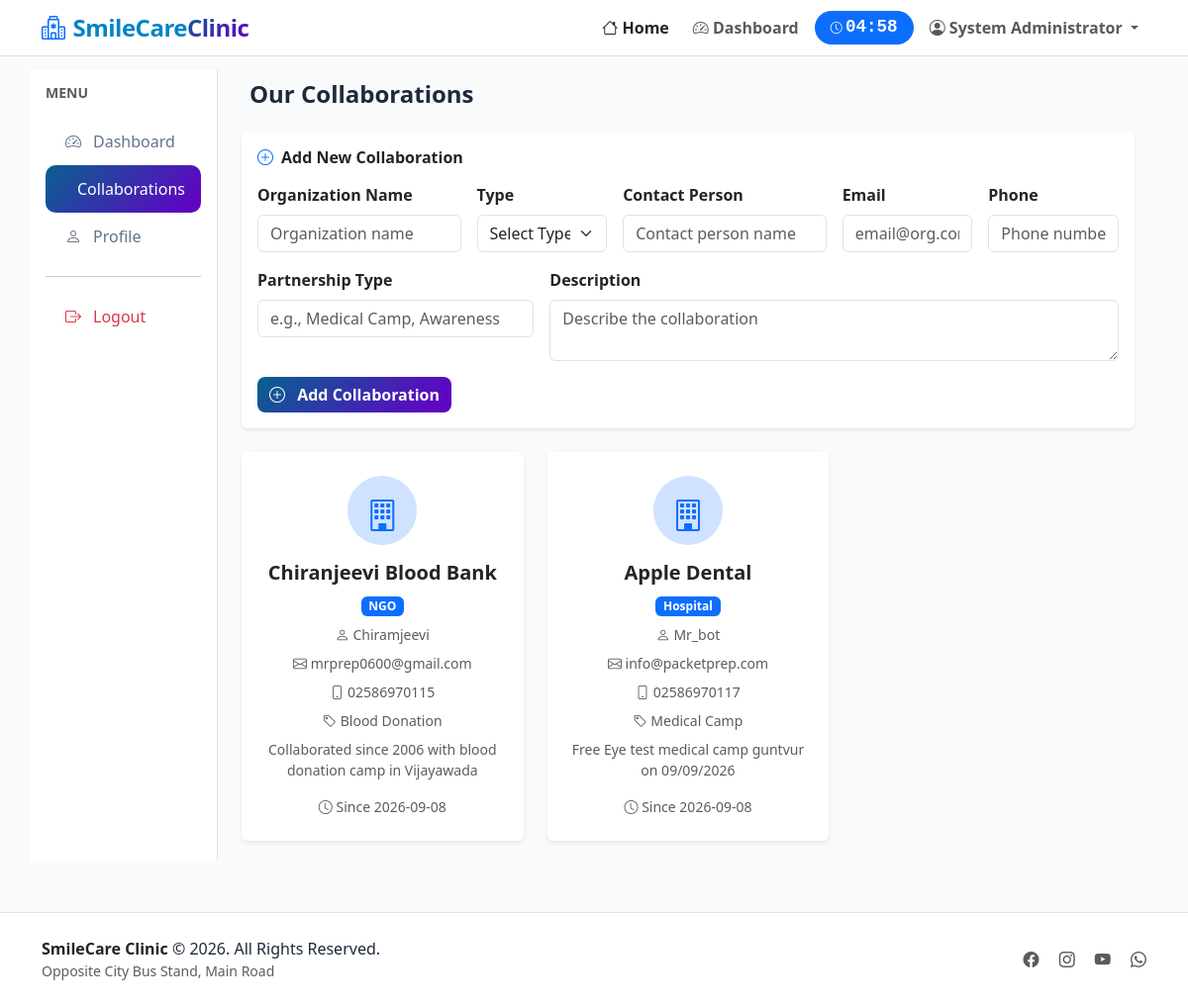
Screenshot of /collaborations (signed in) with the database file from the repository.
### tables this page shows
CREATE TABLE collaborations(
            id INTEGER PRIMARY KEY AUTOINCREMENT,
            org_name TEXT NOT NULL,
            org_type TEXT NOT NULL,
            contact_person TEXT NOT NULL,
            email TEXT NOT NULL,
            phone TEXT,
            partnership_type TEXT,
            description TEXT,
            joined_date TIMESTAMP DEFAULT CURRENT_TIMESTAMP,
            is_active INTEGER DEFAULT 1
        );

### app.py (the view)
@app.route('/collaborations')
def collaborations():
    conn = get_connect()
    cursor = conn.cursor()
    collabs = cursor.execute('''
        SELECT * FROM collaborations
        WHERE is_active = 1
        ORDER BY joined_date DESC
    ''').fetchall()
    conn.close()
    return render_template('collaborations.html', collaborations=collabs)

### app.py (called while the page is built)
def get_connect():
    conn = sqlite3.connect(db_name)
    conn.row_factory = sqlite3.Row
    return conn

@app.context_processor
def inject_session_time():
    login_time = session.get('login_time')
    if login_time:
        elapsed = int(time.time() - login_time)
        remaining = max(0, 300 - elapsed)
        minutes = remaining // 60
        seconds = remaining % 60
        time_left = f"{minutes:02d}:{seconds:02d}"
        return {'session_time_left': time_left, 'is_logged_in': 'user_id' in session}
    return {'session_time_left': '00:00', 'is_logged_in': False}

### templates/collaborations.html (shortened to what this page needs)
{% extends "base.html" %}
{% block content %}
<div class="container">
    <div class="row">
        {% if session.get('user_id') %}
        <div class="col-lg-2 col-md-3 bg-white vh-100 p-0 border-end" style="position: sticky; top: 70px; height: calc(100vh - 70px); overflow-y: auto;">
            <div class="p-3">
                <h6 class="text-muted text-uppercase small fw-bold mb-3">Menu</h6>
                {% if session.get('user_role') == 'admin' %}
                <a href="{{ url_for('admin_dashboard') }}" class="sidebar-link">
                    <i class="bi bi-speedometer2"></i> Dashboard
                </a>
                {% else %}
                <a href="{{ url_for('user_dashboard') }}" class="sidebar-link">
                    <i class="bi bi-speedometer2"></i> Dashboard
                </a>
                {% endif %}
                <a href="{{ url_for('collaborations') }}" class="sidebar-link active">
                     Collaborations
                </a>
                <a href="{{ url_for('profile') }}" class="sidebar-link">
                    <i class="bi bi-person"></i> Profile
                </a>
                <hr>
                <a href="{{ url_for('logout') }}" class="sidebar-link text-danger">
                    <i class="bi bi-box-arrow-right"></i> Logout
                </a>
            </div>
        </div>
        <div class="col-lg-10 col-md-9 p-4">
        {% else %}
        <div class="col-12 p-4">
        {% endif %}
            <h4 class="fw-bold mb-4">Our Collaborations</h4>
            {% if session.get('user_role') == 'admin' %}
            <div class="card border-0 shadow-sm mb-4">
                <div class="card-body">
                    <h6 class="fw-bold mb-3"><i class="bi bi-plus-circle text-primary me-2"></i>Add New Collaboration</h6>
                    <form method="POST" action="{{ url_for('add_collaboration') }}">
                        <div class="row g-3">
                            <div class="col-md-3">
                                <label class="form-label fw-semibold">Organization Name</label>
                                <input type="text" class="form-control" name="org_name" placeholder="Organization name" required>
                            </div>
                            <div class="col-md-2">
                                <label class="form-label fw-semibold">Type</label>
                                <select class="form-select" name="org_type" required>
                                    <option value="">Select Type</option>
                                </select>
                            </div>
                            <div class="col-md-3">
                                <label class="form-label fw-semibold">Contact Person</label>
                                <input type="text" class="form-control" name="contact_person" placeholder="Contact person name" required>
                            </div>
                            <div class="col-md-2">
                                <label class="form-label fw-semibold">Email</label>
                                <input type="email" class="form-control" name="email" placeholder="email@org.com" required>
                            </div>
                            <div class="col-md-2">
                                <label class="form-label fw-semibold">Phone</label>
                                <input type="tel" class="form-control" name="phone" placeholder="Phone number">
                            </div>
                            <div class="col-md-4">
                                <label class="form-label fw-semibold">Partnership Type</label>
                                <input type="text" class="form-control" name="partnership_type" placeholder="e.g., Medical Camp, Awareness">
                            </div>
                            <div class="col-md-8">
                                <label class="form-label fw-semibold">Description</label>
                                <textarea class="form-control" name="description" rows="2" placeholder="Describe the collaboration"></textarea>
                            </div>
                            <div class="col-12">
                                <button type="submit" class="btn btn-custom">
                                    <i class="bi bi-plus-circle me-2"></i> Add Collaboration
                                </button>
                            </div>
                        </div>
                    </form>
                </div>
            </div>
            {% endif %}
            <div class="row g-4">
                {% if collaborations %}
                    {% for collab in collaborations %}
                    <div class="col-md-4">
                        <div class="card border-0 shadow-sm card-hover h-100">
                            <div class="card-body text-center p-4">
                                <div class="bg-primary-subtle rounded-circle p-3 mx-auto mb-3" style="width: 70px; height: 70px;">
                                    <i class="bi bi-building fs-2 text-primary"></i>
                                </div>
                                <h5 class="fw-bold">{{ collab.org_name }}</h5>
                                <span class="badge bg-primary mb-2">{{ collab.org_type }}</span>
                                <p class="small text-muted mb-2">
                                    <i class="bi bi-person"></i> {{ collab.contact_person }}
                                </p>
                                <p class="small text-muted mb-2">
                                    <i class="bi bi-envelope"></i> {{ collab.email }}
                                </p>
                                {% if collab.phone %}
                                <p class="small text-muted mb-2">
                                    <i class="bi bi-phone"></i> {{ collab.phone }}
                                </p>
                                {% endif %}
                                <p class="small text-muted mb-2">
                                    <i class="bi bi-tag"></i> {{ collab.partnership_type or 'General Partnership' }}
                                </p>
                                {% if collab.description %}
                                <p class="small text-muted">{{ collab.description }}</p>
                                {% endif %}
                                <div class="text-muted small">
                                    <i class="bi bi-clock"></i> Since {{ collab.joined_date[:10] if collab.joined_date else 'N/A' }}
                                </div>
                            </div>
                        </div>
                    </div>
                    {% endfor %}
                {% endif %}
            </div>
        </div>
    </div>
</div>
{% endblock %}

### templates/base.html (style rules this page uses)
:root { --brand-gradient: linear-gradient(135deg, #07628f 0%, #5e06c2 90%); --brand-primary: #07628f; }
body { font-family: 'Segoe UI', Tahoma, Geneva, Verdana, sans-serif; background-color: #f8fafc; color: #1e293b; }
.btn-custom { background: var(--brand-gradient); color: white; border: none; border-radius: 8px; font-weight: 600; }
.sidebar-link { padding: 12px 20px; border-radius: 10px; color: #64748b; text-decoration: none; display: flex; align-items: center; gap: 12px; transition: all 0.2s ease; }
.sidebar-link.active { background: var(--brand-gradient); color: white; }

### rows the page displays
collaborations: org_name "Chiranjeevi Blood Bank", org_type "NGO", contact_person "Chiramjeevi", email "mrprep0600@gmail.com", phone "02586970115", partnership_type "Blood Donation", description "Collaborated since 2006 with blood donation camp in Vijayawada", joined_date "2026-09-08"
collaborations: org_name "Apple Dental", org_type "Hospital", contact_person "Mr_bot", email "info@packetprep.com", phone "02586970117", partnership_type "Medical Camp", description "Free Eye test medical camp guntvur on 09/09/2026", joined_date "2026-09-08"

### other values shown
{{ session.get('full_name') or session.get('username') }} "System Administrator"
